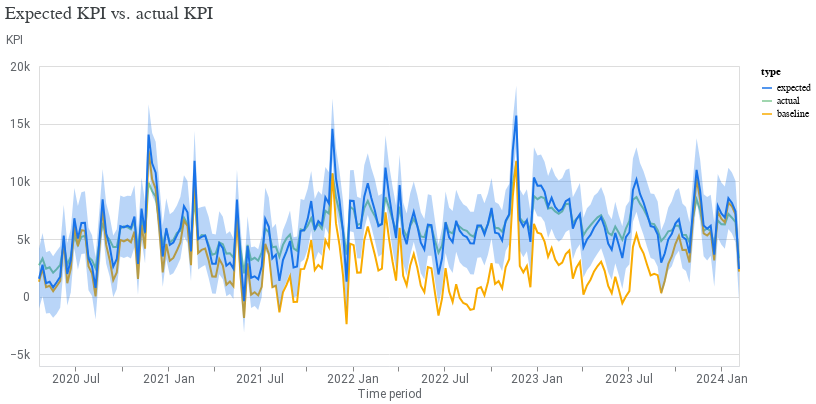

The code cell stored with this chart in its notebook:
### Code cell
model_fit = visualizer.ModelFit(model5)
model_fit.plot_model_fit()

### Figure 1 — Vega-Lite specification as saved in the notebook (floating-point values rounded to 4 significant figures; data arrays with more than 128 entries replaced by an {"elided": "..."} marker saying what was removed)
{"config": {"view": {"continuousWidth": 300, "continuousHeight": 300}, "axis": {"labelColor": "#5F6368", "labelFont": "Roboto", "labelFontSize": 12, "titleColor": "#5F6368", "titleFont": "Roboto", "titleFontSize": 12, "titleFontWeight": "normal"}}, "layer": [{"mark": {"type": "line"}, "encoding": {"color": {"field": "type", "scale": {"domain": ["expected", "actual", "baseline"], "range": ["#1A73E8", "#81C995", "#F9AB00"]}, "type": "nominal"}, "x": {"axis": {"domainColor": "#DADCE0", "format": "%Y %b", "grid": false, "tickCount": 8}, "field": "time", "title": "Time period", "type": "temporal"}, "y": {"axis": {"domain": false, "labelExpr": "replace(format(datum.value, '.3~s'), 'G', 'B')", "labelPadding": 10, "tickCount": 5, "ticks": false, "titleAlign": "left", "titleAngle": 0, "titleY": -20}, "field": "mean", "title": "KPI", "type": "quantitative"}}}, {"mark": {"type": "area", "opacity": 0.3}, "encoding": {"color": {"field": "type", "legend": null, "scale": {"domain": ["expected"], "range": ["#1A73E8"]}, "type": "nominal"}, "x": {"field": "time", "type": "temporal"}, "y": {"field": "ci_hi", "type": "quantitative"}, "y2": {"field": "ci_lo"}}}], "data": {"name": "data-079e1112bffb0635e768a2e388c76650"}, "resolve": {"scale": {"color": "independent"}}, "title": {"text": "Expected KPI vs. actual KPI", "anchor": "start", "color": "#3C4043", "font": "Google Sans Display", "fontSize": 18, "fontWeight": "normal", "offset": 10}, "width": 700, "$schema": "https://vega.github.io/schema/vega-lite/v5.20.1.json", "datasets": {"data-079e1112bffb0635e768a2e388c76650": {"elided": "597 records"}}}
